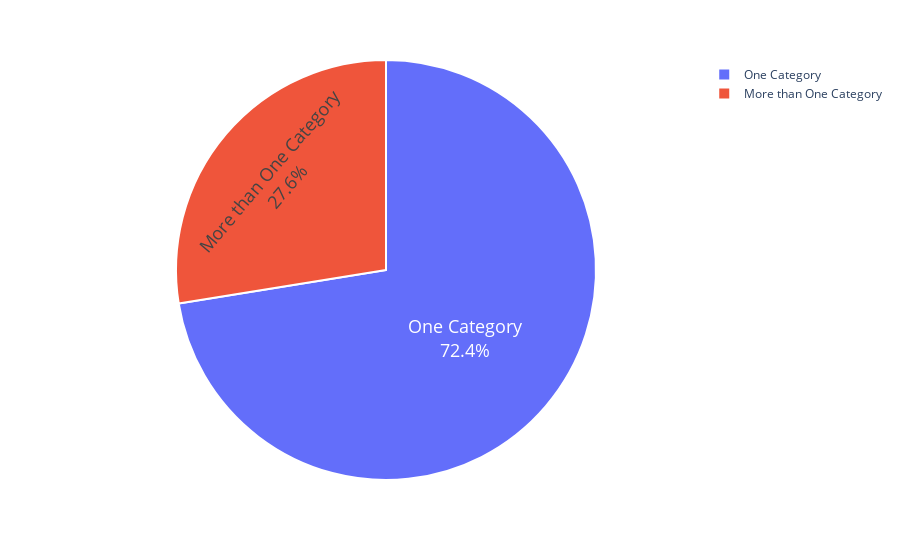

Notebook code cell kept with this figure:
### Code cell
#Number of Orders vs Categories

num_of_prod = dataset.groupby('Customer ID')['category_name_1'].nunique().sort_values(ascending=False) #Grouping Customers with categories and counting unique values

num_of_prod_df = pd.DataFrame(list(num_of_prod.items()), columns=['Customer ID', 'Number of Products'])

a = num_of_prod_df[num_of_prod_df['Number of Products'] == 1].value_counts().sum()
b = num_of_prod_df[num_of_prod_df['Number of Products'] != 1].value_counts().sum()

data = {'Order': ['One Category', 'More than One Category'], 'Customer_Counts': [a, b]}

category_counts = pd.DataFrame.from_dict(data)


#Creating a pie chart
fig = px.pie(category_counts, 
             values = category_counts.Customer_Counts, 
             names = category_counts.Order,
             template = 'plotly_white')

#Setting up the pie chart cosmetics
fig.update_traces(textposition='inside', textinfo='percent+label', textfont_size=18,
                  marker = dict(line = dict(color = 'white', width = 2)))
fig.show()

### Figure 1 — Plotly figure (JSON) as saved in the notebook; plotly's stock layout.template omitted (floating-point values rounded to 4 significant figures)
{"data": [{"domain": {"x": [0.0, 1.0], "y": [0.0, 1.0]}, "hovertemplate": "Order=%{label}<br>Customer_Counts=%{value}<extra></extra>", "labels": ["One Category", "More than One Category"], "legendgroup": "", "marker": {"line": {"color": "white", "width": 2}}, "name": "", "showlegend": true, "textfont": {"size": 18}, "textinfo": "percent+label", "textposition": "inside", "type": "pie", "values": [57459, 21850]}], "layout": {"legend": {"tracegroupgap": 0}, "margin": {"t": 60}}}
